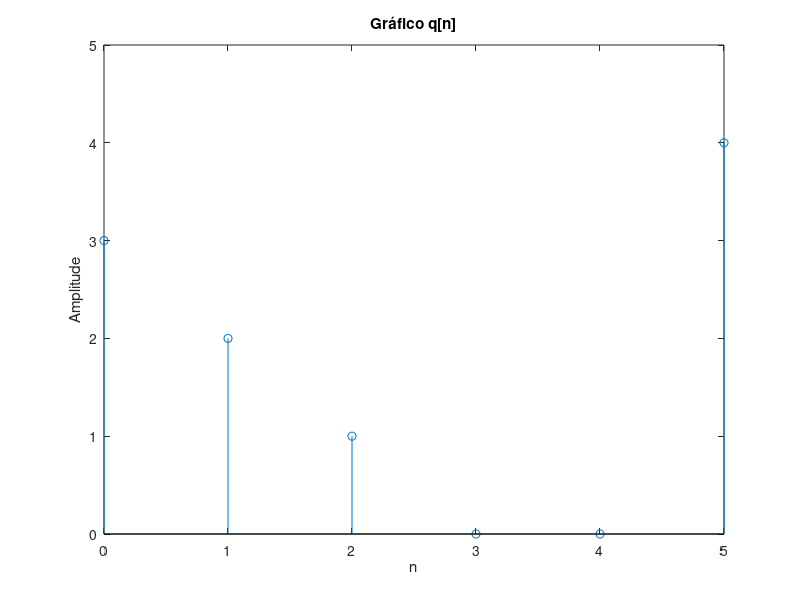
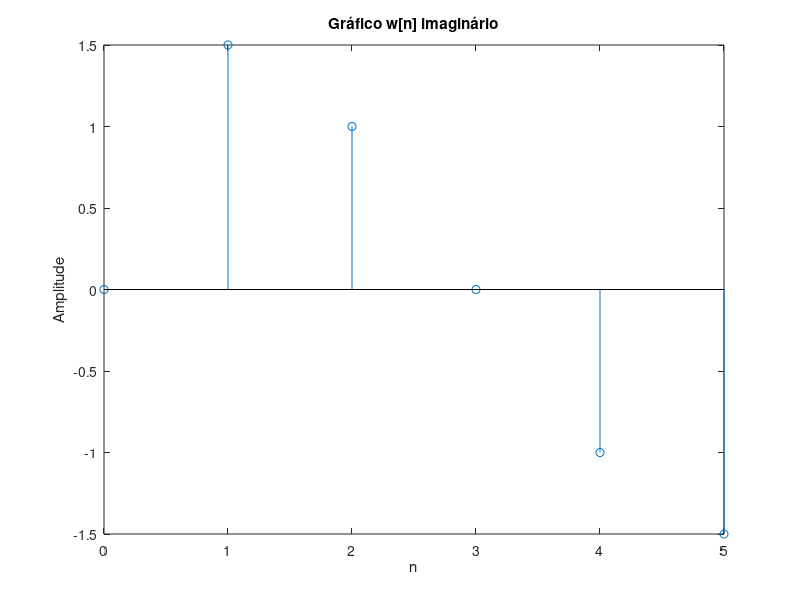

Source code (MATLAB) for these figures, in order:
clc; clear all; close all;

N = 6;
k = 0:N-1;
n = 0:N-1;

x_n = [4 3 2 1 0 0];
X_K = fft(x_n);

%Comando letra A

atraso = exp(-j*k*2*pi/N * 5);
Q_K = X_K .* atraso;
q_n = ifft(Q_K);
figure(1); grid on;
stem(n,q_n);
xlabel('n');ylabel('Amplitude');title('Gráfico q[n]')

%Comando letra B
W_K = imag(X_K);
w_n = ifft(W_K)*i;
figure(2); grid on;
stem(n,w_n);
xlabel('n');ylabel('Amplitude');title('Gráfico w[n] imaginário')
